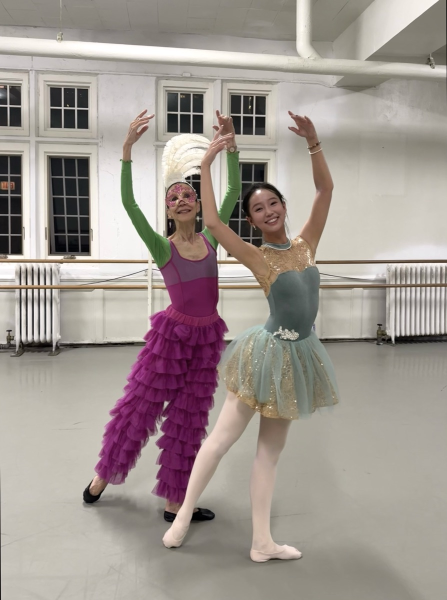
#> input picture assets/aboutme/web/12 picks/ballet4.jpg, 894 x 1200 px (shown at 1/2 size); its folder holds only this picture in this run
$ python photo_moods.py
#> lines starting #> are read from the running program, lines starting #| are printed output that depends on the picture
#!/usr/bin/env python3
"""Pull a three-colour "mood" out of every photo in the Bits of me set.

The depth gallery (depth-lab.html) tints its whole background from the photo
you are currently in front of, and blends to the next one as you scroll. That
only looks intentional if the colours actually come from the picture, so this
script reads them rather than asking anyone to pick them.

Method, and why each step is here:

  * k-means (Pillow's ADAPTIVE quantiser) over a downscaled copy. Averaging the
    whole image gives mud every time: a green garden plus a red jacket averages
    to brown, which belongs to neither.
  * The centre of the frame is weighted double, by pasting a centre crop back
    over the thumbnail. The subject is almost always centred in these photos and
    the corners are usually wall, sky or table.
  * Near-black and near-white clusters are dropped before ranking. Phone photos
    carry large flat highlight and shadow regions that win on pixel count while
    saying nothing about the colour of the picture.
  * The background is deliberately NOT the dominant colour: it is the dominant
    hue pushed DARK and desaturated, because a full-strength colour behind the
    planes fights the photo. Dark rather than pale for two reasons: the label
    layer is small white type with no panel behind it, which needs a dark field
    to read against, and a lit photograph on a dark ground reads as a projected
    slide rather than a print on paper. The two blob colours keep more of their
    real saturation, since they only ever appear as soft out-of-focus shapes.

Output is js/photo-moods.js, a plain global so the scratch page needs no
bundler and no fetch (a fetch would also break opening the page off file://).

    python3 tools/photo_moods.py
"""

import colorsys
import json
import os
import re
import sys

try:
    from PIL import Image
except ImportError:
    sys.exit("needs Pillow: python3 -m pip install Pillow")

HERE = os.path.dirname(os.path.abspath(__file__))
ROOT = os.path.dirname(HERE)
OUT = os.path.join(ROOT, "js", "photo-moods.js")

# The depth gallery runs on a hand-picked subset, not the whole board: ten
# photos chosen by Minko and dropped in this folder. Reading the folder rather
# than content.js means she can swap a picture by replacing a file.
PICKS = os.path.join(ROOT, "assets", "aboutme", "web", "12 picks")

# Explicit running order. Only the names that need to break out of alphabetical
# order have to appear; the twins are listed because the set should close on
# 3, 4, 1 rather than 1, 3, 4.
ORDER = ["twin3.jpg", "twin4.JPG", "twin1.jpg"]

# A file that belongs somewhere specific in the middle of the run, rather than
# at the end where ORDER puts things: sort it as if it carried another name.
# calligraphy2 is a crafts photo and should follow the cross-stitch one, not
# lead the crafts group from under "c".
SORT_AS = {"calligraphy2.jpg": "cross-stitch2"}

# Filename prefix -> the interest key, which is how a photo finds its story in
# content.js. Longest prefix wins, so "cross-stitch" beats "c".
KEY_BY_PREFIX = [
    ("cross-stitch", "crafts"),
    ("crochet", "crafts"),
    ("calligraphy", "crafts"),
    ("craft", "crafts"),
    ("foster", "cats"),
    ("foodie", "food"),
    ("ballet", "ballet"),
    ("twin", "twins"),
    ("shelliemay", "bear"),
    ("make-coffee", "coffee"),
    ("travel", "travel"),
]

# The site's own accents, used for the light "dreamy" palette.
SITE_PLUM = (0x7c, 0x5c, 0xc4)
SITE_PLUM_DEEP = (0x4f, 0x3a, 0x86)
SITE_PAPER = (0xf6, 0xef, 0xe3)

THUMB = 160          # analysis size; detail beyond this changes nothing
CLUSTERS = 8
DARK, LIGHT = 0.16, 0.90   # luma bounds for a cluster worth considering


# A nearest-match Pantone Coated table. Small on purpose: it only has to name
# the accent colour plausibly, and a full Pantone book is licensed data. Values
# are the widely published sRGB approximations, and the match is made in CIELAB
# so "nearest" means nearest to the eye rather than nearest in RGB.
PMS_TABLE = [
    ("PMS 100 C", "#F6EB61"), ("PMS 109 C", "#FFD100"), ("PMS 123 C", "#FFC72C"),
    ("PMS 135 C", "#FDDA63"), ("PMS 137 C", "#FFA300"), ("PMS 144 C", "#ED8B00"),
    ("PMS 151 C", "#FF8200"), ("PMS 158 C", "#E87722"), ("PMS 165 C", "#FF671F"),
    ("PMS 172 C", "#FA4616"), ("PMS 179 C", "#E03C31"), ("PMS 186 C", "#C8102E"),
    ("PMS 193 C", "#BF0D3E"), ("PMS 200 C", "#BA0C2F"), ("PMS 207 C", "#A50034"),
    ("PMS 214 C", "#CE0058"), ("PMS 221 C", "#A50050"), ("PMS 228 C", "#840B55"),
    ("PMS 234 C", "#A10070"), ("PMS 241 C", "#B5007D"), ("PMS 248 C", "#9B3259"),
    ("PMS 255 C", "#772583"), ("PMS 262 C", "#51284F"), ("PMS 269 C", "#512D6D"),
    ("PMS 276 C", "#2F2A5A"), ("PMS 283 C", "#8BB8E8"), ("PMS 290 C", "#B9D9EB"),
    ("PMS 297 C", "#71C5E8"), ("PMS 304 C", "#9ADBE8"), ("PMS 311 C", "#0ABBB5"),
    ("PMS 318 C", "#8EDBD7"), ("PMS 325 C", "#5BC2B7"), ("PMS 332 C", "#8CE2D0"),
    ("PMS 339 C", "#00B388"), ("PMS 346 C", "#71CC98"), ("PMS 353 C", "#8FE9B0"),
    ("PMS 360 C", "#6CC24A"), ("PMS 367 C", "#A4D65E"), ("PMS 374 C", "#C5E86C"),
    ("PMS 381 C", "#D0DF00"), ("PMS 388 C", "#DBE442"), ("PMS 395 C", "#ECE81A"),
    ("PMS 402 C", "#B7B09C"), ("PMS 409 C", "#9A9384"), ("PMS 416 C", "#8E9089"),
    ("PMS 423 C", "#939598"), ("PMS 430 C", "#7C878E"), ("PMS 437 C", "#80667A"),
    ("PMS 444 C", "#7C8B8F"), ("PMS 451 C", "#A69F88"), ("PMS 458 C", "#DDCBA4"),
    ("PMS 465 C", "#C6AA76"), ("PMS 472 C", "#E8B88A"), ("PMS 479 C", "#A1724F"),
    ("PMS 486 C", "#E8927C"), ("PMS 493 C", "#D6A2AD"), ("PMS 500 C", "#CE8E9A"),
    ("PMS 507 C", "#D8A1C4"), ("PMS 514 C", "#D48BC8"), ("PMS 521 C", "#B288B9"),
    ("PMS 528 C", "#9B5BA5"), ("PMS 535 C", "#9FAEE5"), ("PMS 542 C", "#7BAFD4"),
    ("PMS 549 C", "#6BA4B8"), ("PMS 556 C", "#85B09A"), ("PMS 563 C", "#6ECEB2"),
    ("PMS 570 C", "#64CCC9"), ("PMS 577 C", "#C4D6A4"), ("PMS 584 C", "#D2D755"),
    ("PMS 591 C", "#B3BF00"), ("PMS 598 C", "#D7D700"), ("PMS Black 7 C", "#3E3C39"),
    ("PMS Warm Gray 8 C", "#8C8279"), ("PMS Cool Gray 6 C", "#A7A8AA"),
]

# Plain-English colour names, picked by hue with saturation and lightness
# deciding between a vivid and a muted word for the same hue.
HUE_WORDS = [
    (12, "crimson"), (24, "coral"), (38, "amber"), (50, "golden"),
    (66, "citron"), (85, "olive"), (105, "fern"), (140, "jade"),
    (168, "seafoam"), (186, "teal"), (200, "sky"), (216, "azure"),
    (232, "periwinkle"), (252, "indigo"), (272, "violet"), (288, "orchid"),
    (306, "magenta"), (324, "fuchsia"), (340, "rose"), (352, "blush"),
    (360, "crimson"),
]
MUTED_WORDS = {
    "crimson": "brick", "coral": "clay", "amber": "caramel", "golden": "sand",
    "citron": "moss", "olive": "khaki", "fern": "sage", "jade": "eucalypt",
    "seafoam": "mist", "teal": "slate", "sky": "haze", "azure": "denim",
    "periwinkle": "dusk", "indigo": "ink", "violet": "plum", "orchid": "mauve",
    "magenta": "wine", "fuchsia": "berry", "rose": "dusty rose", "blush": "shell",
}


def srgb_to_lab(rgb):
    def inv(c):
        c = c / 255.0
        return c / 12.92 if c <= 0.04045 else pow((c + 0.055) / 1.055, 2.4)

    r, g, b = [inv(c) for c in rgb]
    x = (0.4124 * r + 0.3576 * g + 0.1805 * b) / 0.95047
    y = 0.2126 * r + 0.7152 * g + 0.0722 * b
    z = (0.0193 * r + 0.1192 * g + 0.9505 * b) / 1.08883

    def f(t):
        return pow(t, 1 / 3) if t > 0.008856 else 7.787 * t + 16 / 116

    fx, fy, fz = f(x), f(y), f(z)
    return (116 * fy - 16, 500 * (fx - fy), 200 * (fy - fz))


def nearest_pms(hexcode):
    lab = srgb_to_lab(hex_rgb(hexcode))
    best, bestd = None, 1e9
    for name, hx in PMS_TABLE:
        l2 = srgb_to_lab(hex_rgb(hx))
        d = sum((lab[i] - l2[i]) ** 2 for i in range(3))
        if d < bestd:
            best, bestd = name, d
    return best


def colour_word(hexcode):
    h, s, l = hsl(hex_rgb(hexcode))
    deg = h * 360
    word = next(w for limit, w in HUE_WORDS if deg <= limit)
    # a washed-out or very dark colour gets the muted synonym instead
    if s < 0.45 or l < 0.35:
        word = MUTED_WORDS.get(word, word)
    return word


def to_cmyk(hexcode):
    """The naive device conversion, which is what a colour chip like this one
    shows. Not an ICC/profile-aware separation, so it is indicative only."""
    r, g, b = [c / 255 for c in hex_rgb(hexcode)]
    k = 1 - max(r, g, b)
    if k >= 1:
        return (0, 0, 0, 100)
    c = (1 - r - k) / (1 - k)
    m = (1 - g - k) / (1 - k)
    y = (1 - b - k) / (1 - k)
    return tuple(int(round(v * 100)) for v in (c, m, y, k))


def chip(hexcode):
    r, g, b = hex_rgb(hexcode)
    return {
        "word": colour_word(hexcode),
        "hex": hexcode.lstrip("#").upper(),
        "rgb": f"{r}, {g}, {b}",
        "cmyk": ", ".join(str(v) for v in to_cmyk(hexcode)),
        "pms": nearest_pms(hexcode),
    }


def key_for(name):
    low = name.lower()
    for prefix, key in KEY_BY_PREFIX:
        if low.startswith(prefix):
            return key
    return "other"


def picks():
    """The chosen photos, in ORDER where it names them and filename order for
    anything it does not."""
    if not os.path.isdir(PICKS):
        sys.exit("missing folder: " + PICKS)
    files = [f for f in os.listdir(PICKS) if f.lower().endswith((".jpg", ".jpeg", ".png"))]
    # Alphabetical order put the twins in 1, 3, 4; Minko wants the set to end
    # 3, 4, 1. Named files sort AFTER everything else, in the order named here.
    key = lambda f: SORT_AS.get(f, f).lower()
    files.sort(key=lambda f: (1, ORDER.index(f)) if f in ORDER else (0, key(f)))
    rel = os.path.relpath(PICKS, ROOT).replace(os.sep, "/")
    out = []
    for f in files:
        # The folder name contains a space, so the path has to be URL-encoded
        # for the browser; an unencoded space in a texture URL silently 404s.
        out.append((key_for(f), rel.replace(" ", "%20") + "/" + f, os.path.join(PICKS, f)))
    return out


def clusters(path):
    im = Image.open(path).convert("RGB")
    im.thumbnail((THUMB, THUMB))
    w, h = im.size
    # weight the middle: paste a centre crop back over the thumbnail
    cx, cy = int(w * 0.25), int(h * 0.25)
    centre = im.crop((cx, cy, w - cx, h - cy)).resize((w // 2, h // 2))
    im.paste(centre, (w // 4, h // 4))

    q = im.quantize(colors=CLUSTERS, method=Image.Quantize.FASTOCTREE)
    pal = q.getpalette()[: CLUSTERS * 3]
    # getcolors() yields (count, palette_index) pairs, in that order. Building
    # the dict the other way round silently keys it by count, every lookup
    # misses, and every photo falls back to the same default palette.
    counts = {idx: n for n, idx in (q.getcolors() or [])}
    out = []
    for i in range(CLUSTERS):
        rgb = tuple(pal[i * 3 : i * 3 + 3])
        n = counts.get(i, 0)
        if n:
            out.append((n, rgb))
    out.sort(reverse=True)
    return out


def hsl(rgb):
    r, g, b = [c / 255 for c in rgb]
    h, l, s = colorsys.rgb_to_hls(r, g, b)
    return h, s, l


def hexof(rgb):
    return "#%02x%02x%02x" % tuple(max(0, min(255, int(round(c)))) for c in rgb)


def from_hsl(h, s, l):
    r, g, b = colorsys.hls_to_rgb(h, l, s)
    return hexof((r * 255, g * 255, b * 255))


def mix(a, b, t):
    return tuple(a[i] + (b[i] - a[i]) * t for i in range(3))


# A dreamy sweep through the site's own register: lilac, periwinkle, blush,
# lavender, sky. The ten picks are almost all warm indoor photographs, so their
# dominant hues sit between 338 and 347 degrees — deriving the light background
# from the photo alone gave ten near-identical creams. The ramp spreads them
# instead, and each photo's own hue then pulls its stop off the ramp, so the
# background still answers to the picture without all ten looking the same.
DREAM_HUES = [268, 246, 330, 286, 206, 258, 316, 232, 294, 344]


def light_palette(h1, s1, l1, h2, s2, l2, idx=0):
    """The dreamy variant, in the site's own colours.

    The dark palette is a shade of the photograph. This one is the opposite
    construction: start from the site's paper white, and let the photo only
    TINT it, with the site's plum mixed into every blob. That keeps ten very
    different photographs inside one family so the page still looks like the
    rest of the site, instead of swinging from blue to brown to magenta.
    """
    # A first attempt mixed 45% paper into the field and 50% plum into the
    # blobs. That produced the same #f5f2ec / #aa96c2 for all ten photographs:
    # the whole point, a background that drifts with the picture, was averaged
    # away. These weights are much lighter, so the photo's hue survives and the
    # plum only unifies.
    # the stop on the ramp, pulled a quarter of the way toward the photo's hue
    base = DREAM_HUES[idx % len(DREAM_HUES)] / 360.0
    d = h1 - base
    if d > 0.5:
        d -= 1.0
    elif d < -0.5:
        d += 1.0
    hue = (base + d * 0.25) % 1.0
    hue2 = (hue + 0.085) % 1.0

    return {
        # white with the faintest wash of the stop's colour
        "background": hexof(mix(hex_rgb(from_hsl(hue, 0.42, 0.955)), SITE_PAPER, 0.22)),
        # the blobs carry the colour: pale, soft, and clearly different per photo
        "blob1": hexof(mix(hex_rgb(from_hsl(hue, 0.52, 0.80)), SITE_PLUM, 0.22)),
        "blob2": hexof(mix(hex_rgb(from_hsl(hue2, 0.44, 0.86)), SITE_PLUM_DEEP, 0.12)),
        # dark enough to read as text on the near-white field
        "accent": from_hsl(hue, 0.5, 0.40),
    }


def hex_rgb(h):
    h = h.lstrip("#")
    return tuple(int(h[i : i + 2], 16) for i in (0, 2, 4))


def mood(path, idx=0):
    cs = clusters(path)
    if not cs:
        return {"background": "#efe6d8", "blob1": "#d9c3a5", "blob2": "#b9a68c"}

    # usable = not nearly black, not nearly white, and actually coloured
    usable = [(n, c) for n, c in cs if DARK < hsl(c)[2] < LIGHT and hsl(c)[1] > 0.12]
    ranked = usable or cs

    lead = ranked[0][1]
    h1, s1, l1 = hsl(lead)

    # second colour: the most different hue available, so the two blobs are not
    # the same colour twice. Hue distance is circular.
    def hue_gap(c):
        d = abs(hsl(c)[0] - h1)
        return min(d, 1 - d)

    rest = sorted(ranked[1:], key=lambda nc: -hue_gap(nc[1]))
    second = rest[0][1] if rest else lead
    h2, s2, l2 = hsl(second)

    return {
        # deep shade of the lead hue: keeps the photo's colour, loses the fight
        "background": from_hsl(h1, min(0.34, max(0.12, s1 * 0.6)), max(0.07, min(0.15, l1 * 0.16 + 0.05))),
        # the blobs are the only places the real colour appears at strength,
        # and they sit well above the background so the gradient is visible
        "blob1": from_hsl(h1, min(0.62, max(0.28, s1 * 0.9)), min(0.42, max(0.24, l1 * 0.5))),
        "blob2": from_hsl(h2, min(0.58, max(0.24, s2 * 0.9)), min(0.34, max(0.18, l2 * 0.45))),
        # one bright accent, used for the colour chip in the label layer
        "accent": from_hsl(h1, min(0.80, max(0.40, s1)), min(0.72, max(0.55, l1))),
        # the light alternative, which is the page's default
        "light": light_palette(h1, s1, l1, h2, s2, l2, idx),
    }


def main():
    rows = []
    for key, rel, path in picks():
        with Image.open(path) as probe:
#> probe is the input picture: PIL image 894x1200 RGB; mean R, G, B 161, 151.5, 145.5
            w, h = probe.size
        m = mood(path, len(rows))
#> in clusters, `im.thumbnail((THUMB, THUMB))`:
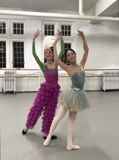
#> im: PIL image 119x160 RGB; mean R, G, B 160.9, 151.4, 145.5
#> in clusters, `centre = im.crop((cx, cy, w - cx, h - cy)).resize((w // 2, h // 2))`:
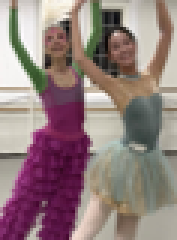
#> centre: PIL image 59x80 RGB (shown 3 times larger); mean R, G, B 146.9, 126.7, 125.7
#> in clusters, `im.paste(centre, (w // 4, h // 4))`:
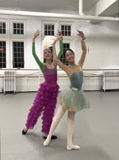
#> im: PIL image 119x160 RGB; mean R, G, B 161.2, 151.8, 145.8
#> in clusters, `q = im.quantize(colors=CLUSTERS, method=Image.Quantize.FASTOCTREE)`:
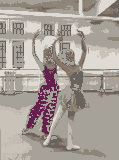
#> q: PIL image 119x160 P; mean R, G, B 167.9, 159.4, 152.4
#> in clusters, `pal = q.getpalette()[: CLUSTERS * 3]`: pal = [167, 162, 153, 223, 219, 212, 200, 195, 185, 104, 99, 92, 141, 133, 120, 195, 187, 177, 137, 116, 104, 100, 31, 76]
#> in clusters, `counts = {idx: n for n, idx in (q.getcolors() or [])}`: counts = {0: 9157, 1: 2598, 2: 1694, 3: 1575, 4: 1410, 5: 985, 6: 879, 7: 742}
#> the loop in clusters, `for i in range(CLUSTERS):` made 8 passes
#> (rgb, n) on passes 1 to 8: ((167, 162, 153), 9157), ((223, 219, 212), 2598), ((200, 195, 185), 1694), ((104, 99, 92), 1575), ((141, 133, 120), 1410), ((195, 187, 177), 985), ((137, 116, 104), 879), ((100, 31, 76), 742)
#> after the loop in clusters, `for i in range(CLUSTERS):`: out = [(9157, (167, 162, 153)), (2598, (223, 219, 212)), (1694, (200, 195, 185)), (1575, (104, 99, 92)), (1410, (141, 133, 120)), (985, (195, 187, 177)), (879, (137, 116, 104)), (742, (100, 31, 76))]
#> in mood, `cs = clusters(path)`: cs has the same summary as out in clusters
#> in mood, `usable = [(n, c) for n, c in cs if DARK < hsl(c)[2] < LIGHT and hsl(c)..`: usable = [(2598, (223, 219, 212)), (985, (195, 187, 177)), (879, (137, 116, 104)), (742, (100, 31, 76))]
#> in mood, `ranked = usable or cs`: ranked has the same summary as usable
#> in mood, `lead = ranked[0][1]`: lead = (223, 219, 212)
#> in mood, `h1, s1, l1 = hsl(lead)`: h1 = 0.106; s1 = 0.147; l1 = 0.853
#> in hue_gap, `d = abs(hsl(c)[0] - h1)`: d = 0.0135
#> in mood, `rest = sorted(ranked[1:], key=lambda nc: -hue_gap(nc[1]))`: rest = [(742, (100, 31, 76)), (879, (137, 116, 104)), (985, (195, 187, 177))]
#> in mood, `second = rest[0][1] if rest else lead`: second = (100, 31, 76)
#> in mood, `h2, s2, l2 = hsl(second)`: h2 = 0.891; s2 = 0.527; l2 = 0.257
#> in from_hsl, `r, g, b = colorsys.hls_to_rgb(h, l, s)`: r = 0.168; g = 0.155; b = 0.132
#> in light_palette, `base = DREAM_HUES[idx % len(DREAM_HUES)] / 360.0`: base = 0.744
#> in light_palette, `d = h1 - base`: d = -0.638
#> in light_palette, `d += 1.0`: d = 0.362
#> in light_palette, `hue = (base + d * 0.25) % 1.0`: hue = 0.835
#> in light_palette, `hue2 = (hue + 0.085) % 1.0`: hue2 = 0.92
#> in hex_rgb, `h = h.lstrip("#")`: h = 'f8eff8'
#> m = 5 items
        m["chip"] = chip(m["accent"])
        m["light"]["chip"] = chip(m["light"]["accent"])
        rows.append({"key": key, "src": rel, "ar": round(w / h, 4), **m})
        c = m["light"]["chip"]
#> c = {'word': 'magenta', 'hex': '993398', 'rgb': '153, 51, 152', 'cmyk': '0, 67, 1, 40', 'pms': 'PMS 255 C'}
        print(f"{os.path.basename(path):26s} {key:7s}  {c['word']:11s} "
              f"#{c['hex']}  {c['pms']:20s} CMYK {c['cmyk']}")
#| ballet4.jpg                ballet   magenta     #993398  PMS 255 C            CMYK 0, 67, 1, 40

    body = json.dumps(rows, indent=2, ensure_ascii=False)
    open(OUT, "w").write(
        "/* Generated by tools/photo_moods.py — do not edit by hand.\n"
        "   One palette per photo, read out of the photo itself, plus its\n"
        "   aspect ratio so the 3D plane is never stretched. Rerun the script\n"
        "   after changing the photo set in content.js. */\n"
        "window.PHOTO_MOODS = " + body + ";\n"
    )
    print(f"\n{len(rows)} photos -> js/photo-moods.js")
#| 1 photos -> js/photo-moods.js


if __name__ == "__main__":
    main()

$ run again, on assets/aboutme/web/12 picks/foodie5.jpg
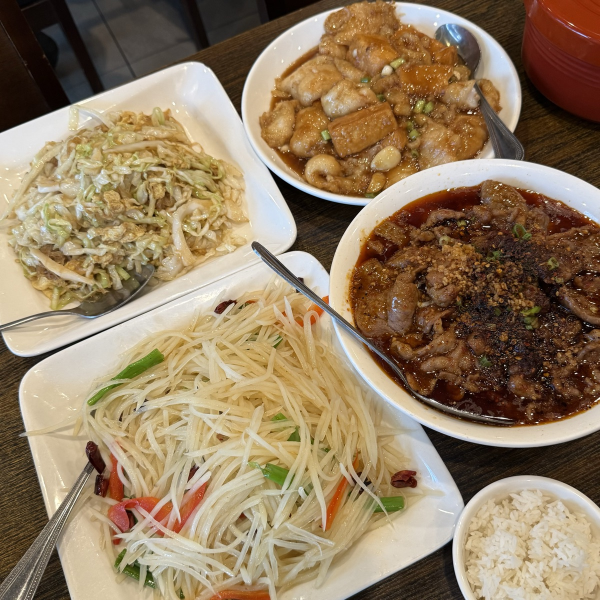
#> input picture assets/aboutme/web/12 picks/foodie5.jpg, 1200 x 1200 px (shown at 1/2 size)
#> in main, probe is the input picture: PIL image 1200x1200 RGB; mean R, G, B 147.1, 125.8, 97.8
#> in clusters, `centre = im.crop((cx, cy, w - cx, h - cy)).resize((w // 2, h // 2))`:
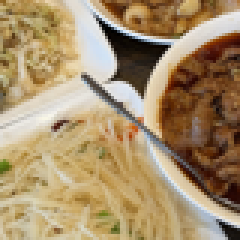
#> centre: PIL image 80x80 RGB (shown 3 times larger); mean R, G, B 167, 143.1, 107.5
#> in clusters, `q = im.quantize(colors=CLUSTERS, method=Image.Quantize.FASTOCTREE)`:
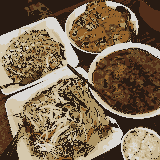
#> q: PIL image 160x160 P; mean R, G, B 126, 106.1, 82.2
#> pal = [40, 27, 19, 173, 148, 99, 213, 200, 173, 82, 46, 26, 219, 217, 213, 201, 183, 147, 149, 99, 44, 104, 76, 42]
#> counts = {0: 8218, 1: 3502, 2: 2771, 3: 2742, 4: 2703, 5: 2234, 6: 1725, 7: 1705}
#> the loop in clusters, `for i in range(CLUSTERS):` made 8 passes
#> (rgb, n) on passes 1 to 8: ((40, 27, 19), 8218), ((173, 148, 99), 3502), ((213, 200, 173), 2771), ((82, 46, 26), 2742), ((219, 217, 213), 2703), ((201, 183, 147), 2234), ((149, 99, 44), 1725), ((104, 76, 42), 1705)
#> after the loop in clusters, `for i in range(CLUSTERS):`: out = [(8218, (40, 27, 19)), (3502, (173, 148, 99)), (2771, (213, 200, 173)), (2742, (82, 46, 26)), (2703, (219, 217, 213)), (2234, (201, 183, 147)), (1725, (149, 99, 44)), (1705, (104, 76, 42))]
#> cs has the same summary as out in clusters
#> usable = [(3502, (173, 148, 99)), (2771, (213, 200, 173)), (2742, (82, 46, 26)), (2234, (201, 183, 147)), (1725, (149, 99, 44)), (1705, (104, 76, 42))]
#> ranked has the same summary as usable
#> lead = (173, 148, 99)
#> h1 = 0.11; s1 = 0.311; l1 = 0.533
#> in hue_gap, `d = abs(hsl(c)[0] - h1)`: d = 0.00214
#> rest = [(2742, (82, 46, 26)), (1725, (149, 99, 44)), (1705, (104, 76, 42)), (2771, (213, 200, 173)), (2234, (201, 183, 147))]
#> second = (82, 46, 26)
#> h2 = 0.0595; s2 = 0.519; l2 = 0.212
#> in from_hsl, `r, g, b = colorsys.hls_to_rgb(h, l, s)`: r = 0.161; g = 0.144; b = 0.11
#> base = 0.744
#> in light_palette, `d = h1 - base`: d = -0.634
#> in light_palette, `d += 1.0`: d = 0.366
#> hue = 0.836
#> hue2 = 0.921
#> in hex_rgb, `h = h.lstrip("#")`: h = 'f8eff8'
#> m = 5 items
#> c = {'word': 'magenta', 'hex': '993397', 'rgb': '153, 51, 151', 'cmyk': '0, 67, 1, 40', 'pms': 'PMS 255 C'}
#| foodie5.jpg                food     magenta     #993397  PMS 255 C            CMYK 0, 67, 1, 40
#| 1 photos -> js/photo-moods.js
